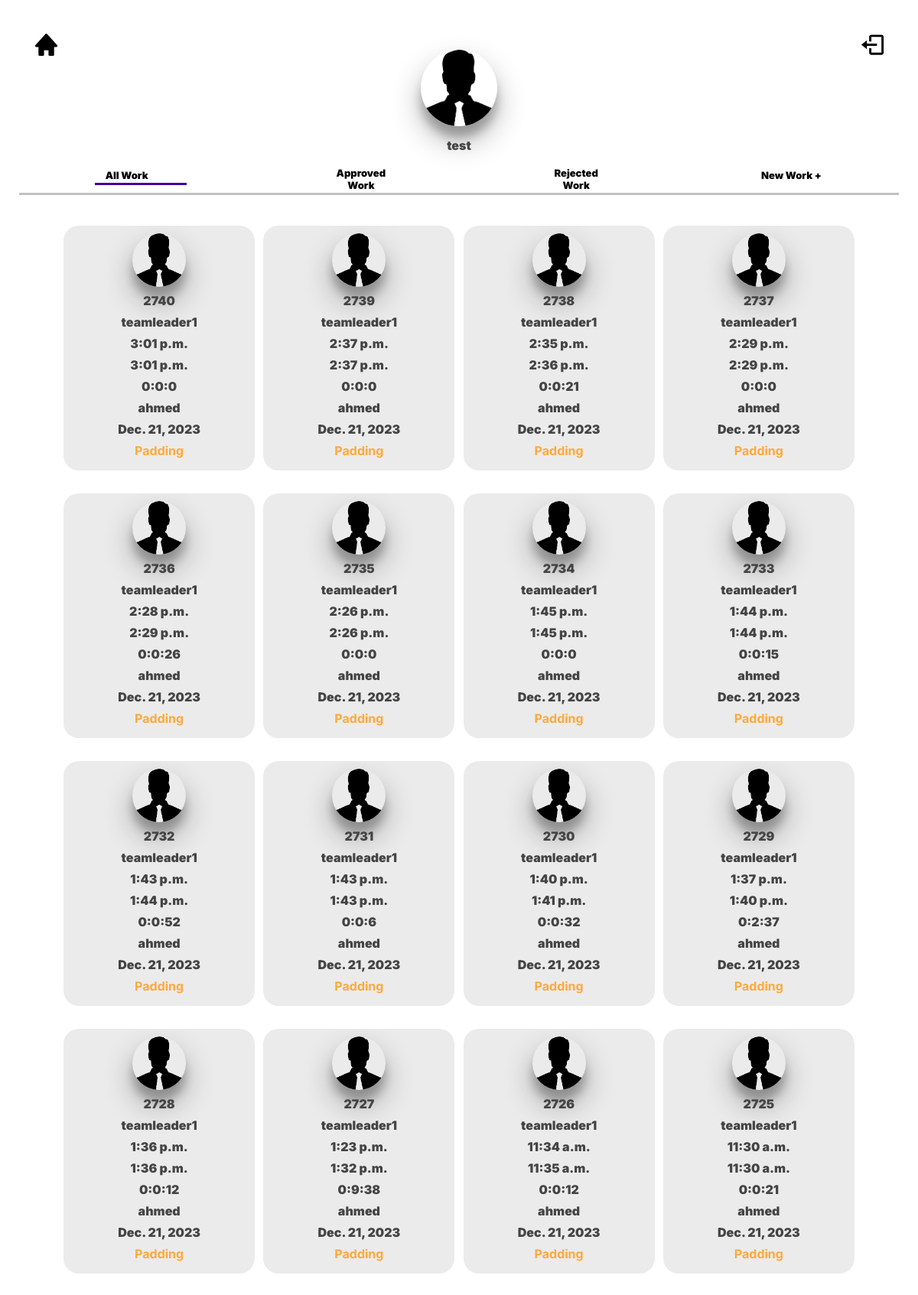
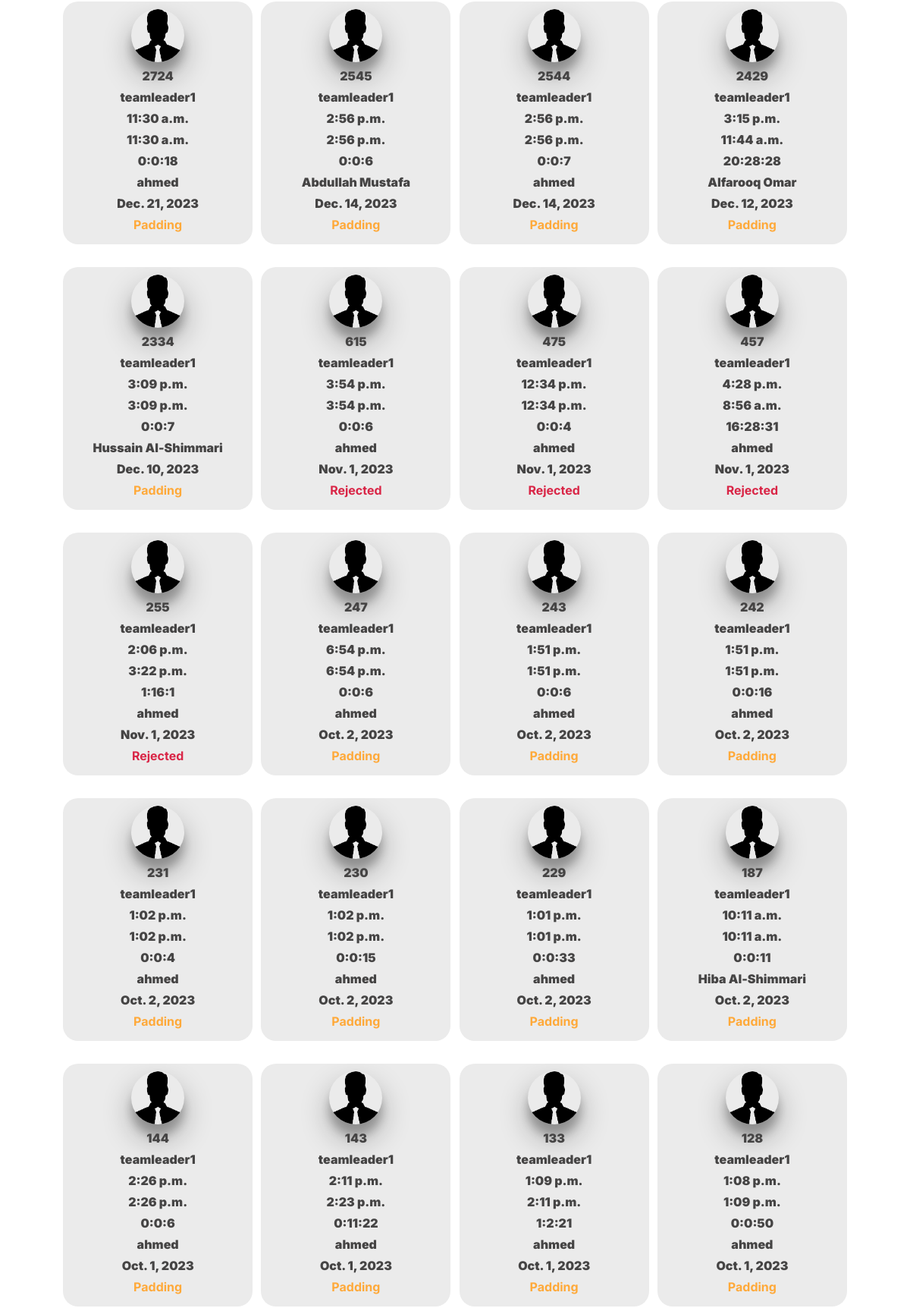
The app's page /home_emp (signed in, upper part) with its own data (2 pictures, top to bottom).
### main/models.py (models this page shows, shortened)
class Emploeey(models.Model):
    user = models.OneToOneField(User , on_delete=models.CASCADE)
    image = models.ImageField(upload_to='eimages/')
    teamleader = models.ForeignKey("teamleader" , on_delete=models.CASCADE)
    def __str__(self):
        return self.user.username
    def get_all_works(self):
        return works.objects.filter(emploeey = self).all().order_by('-id') if works.objects.filter(emploeey = self).first() else []

class works(models.Model):
    start_time      = models.TimeField()
    end_time        = models.TimeField()
    teacher         = models.ForeignKey('teacher' , on_delete=models.CASCADE)
    emploeey        = models.ForeignKey('emploeey' , on_delete=models.CASCADE , null=True , blank=True)
    is_prove        = models.BooleanField(blank=True , null=True , default=None)
    date            = models.DateField(auto_now_add=True)
    update          = models.DateField(auto_now=True)
    studio          = models.ForeignKey('studio' , on_delete=models.CASCADE , null=True , blank=True)
    type            = models.ForeignKey(works_type, on_delete=models.CASCADE)
    cause           = models.ForeignKey('causes' , on_delete=models.CASCADE , null=True , blank=True)
    studio_manger   = models.ForeignKey("studio_manger", null=True , blank=True , on_delete=models.CASCADE)
    Not_Ended       = models.BooleanField(default = False)
    ERORR           = models.BooleanField(default = False)
    def work_total_time(self):
        start_time = self.start_time
        end_time = self.end_time
        total_seconds = (datetime.combine(datetime.today(), end_time) - datetime.combine(datetime.today(), start_time)).seconds
        hours, remainder = divmod(total_seconds, 3600)
        minutes, seconds = divmod(remainder, 60)
        return f"{hours}:{minutes}:{seconds}"

class teamleader(models.Model):
    user = models.OneToOneField(User , on_delete=models.CASCADE)
    image = models.ImageField(upload_to='timages/')
    def __str__(self):
        return self.user.username

class teacher(models.Model):
    name = models.CharField(max_length=120 )
    image = models.ImageField(upload_to="timage/" , null=True , blank=True)
    stage = models.ForeignKey('stages' , on_delete=models.CASCADE)
    materials = models.ForeignKey('materials' , on_delete=models.CASCADE)

### main/views.py (the view)
# urls.py: path('home_emp' , home_emplooy , name='home_emp'),
def home_emplooy(e):
    emp = Emploeey.objects.filter(user = e.user).first()
    if emp:
        return render(e , 'main/home_emp.html' , {
            'emp':emp
        })
    else:
        return redirect('/')

### templates/main/home_emp.html (shortened to what this page needs)
{% extends "base.html" %}
{% block body %}
{%load static%}
<div class="container">
    <div class="flex space-between">
        <div class="home-icon">
            <button><a href="{%url 'home_emp' %}"><img src="{%static 'icon/home.svg'%}" alt=""></a></button>
        </div>
        <div class="tholder">
            <div class="Team_Leader_img">
                <img src="{{emp.image.url}}" alt="">
            </div>
            <p>{{emp}}</p>
        </div>
        <div class="home-icon">
            <button><a href="{%url 'LOGOUT'%}"><img src="{%static 'icon/logout.svg'%}" alt=""></a></button>
        </div>
    </div>
    <div class="flex space-around">
        <div>
            <button class="section-head " value="all">All Work</button>
            <div class="line-btn" id="LINE"></div>
        </div>
        <div><button class="section-head" value="Approve">Approved Work</button></div>
        <div><button class="section-head" value="Rejected">Rejected Work</button></div>
        <div><button class="section-head" value="NewWork">New Work +</button></div>
    </div>
<div class="line"></div>
<div class="grid-card">
    {%for i in emp.get_all_works%}
    <div class="card_em">
      <div class="card_em_img">
      <img src="{{emp.image.url}}" alt="">
      </div>
      <p><a href="/work/{{i.id}}">{{i.id}}</a></p>
      <p>{{emp.teamleader}}</p>
      <p>{{i.start_time}}</p>
      <p>{{i.end_time}}</p>
      <p>{{i.work_total_time}}</p>
      <p>{{i.teacher.name}}</p>
      <p>{{i.date}}</p>
      {%if i.is_prove == True%}
      <h4 class="Approved">Approved</h4>
      {%elif i.is_prove == False%}
      <h4 class="Rejected">Rejected</h4>
      {%else%}
      <h4 class="Padding">Padding</h4>
      {%endif%}
    </div>
{%endfor%}
</div>
</div>
{% endblock body %}

### static/css/main.css (style rules this page uses)
:root { --gap:15px; --rounder:12px; --bg:#D0D2FF; --btn:#1306B0; --btn-aprov:#00A839; --btn-reject:#D92546; }
a { text-decoration: none; color: inherit; }
p { font-weight: 900; color: #454444; }
button { cursor: pointer; }
* { max-width: 100%; margin: 0; padding: 0; font-family:Inter; }
body ,html { padding:10px ; overflow-x: hidden; }
.flex { display: flex; flex-wrap: wrap; flex-direction: row; }
.container { max-width: 100%; padding: 5px; margin: auto; align-items: center; }
.space-between { justify-content: space-between; }
.Team_Leader_img { margin-top: 40px; width: 100px; height: 100px; border-radius:50%; overflow: hidden; box-shadow: rgba(0, 0, 0, 0.3) 0px 19px 38px, rgba(0, 0, 0, 0.22) 0px 15px 12px; }
.Team_Leader_img img { width: 100%; height: 100%; object-fit: cover; }
.home-icon button { background: transparent; border: none; width: 70px; height: 70px; }
.home-icon button img { height: 50%; width: 50%; }
.tholder p { margin: 15px 0; font-weight: 900; text-align: center; }
.line { height: 3px; width: 100%; background-color: #C0C0C0; position: relative; }
.section-head { font-weight: 900; font-size: 13px; padding-bottom: 5px; border-bottom:solid black 3px; width:95px ; text-align: center; position: relative; top:3px; background-color: transparent; border: none; z-index: 2; cursor: pointer; }
.space-around { justify-content: space-around; }
.card_em { width: 230px; height:300px; overflow: hidden; border-radius: 20px; text-align: center; margin: 10px auto; padding: 10px; text-align: center; background-color:#EBEBEB; border:#707070; transition: 350ms all ease-in; }
.card_em p { margin:8px 0; }
.card_em_img { display: flex; width: 70px; height: 70px; margin-top: 12px; border-radius: 50%; overflow: hidden; box-shadow: rgba(0, 0, 0, 0.3) 0px 19px 38px, rgba(0, 0, 0, 0.22) 0px 15px 12px; margin: 0 auto; }
.grid-card { display:grid; grid-template-columns: repeat( auto-fit,minmax(230px , 1fr) ); width: 90%; height:fit-content; gap: 10px; margin: 30px auto; }
.line-btn { width: 120px; height: 3px; background-color: #3D059E; position: relative; left: 6px; transition: 450ms all ease-out; }
.Rejected { color: #D92546; }
.Padding { color: #ffa939; }

### records on screen
Emploeey: image (picture), user.username "test", teamleader "teamleader1"
works: image (picture), id "2740", start_time "3:01 p.m.", end_time "3:01 p.m.", work_total_time "0:0:0", teacher.name "ahmed", date "Dec. 21, 2023", shows "Padding"
works: image (picture), id "2739", start_time "2:37 p.m.", end_time "2:37 p.m.", work_total_time "0:0:0", teacher.name "ahmed", date "Dec. 21, 2023", shows "Padding"
works: image (picture), id "2738", start_time "2:35 p.m.", end_time "2:36 p.m.", work_total_time "0:0:21", teacher.name "ahmed", date "Dec. 21, 2023", shows "Padding"
works: image (picture), id "2737", start_time "2:29 p.m.", end_time "2:29 p.m.", work_total_time "0:0:0", teacher.name "ahmed", date "Dec. 21, 2023", shows "Padding"
works: image (picture), id "2736", start_time "2:28 p.m.", end_time "2:29 p.m.", work_total_time "0:0:26", teacher.name "ahmed", date "Dec. 21, 2023", shows "Padding"
works: image (picture), id "2735", start_time "2:26 p.m.", end_time "2:26 p.m.", work_total_time "0:0:0", teacher.name "ahmed", date "Dec. 21, 2023", shows "Padding"
works: image (picture), id "2734", start_time "1:45 p.m.", end_time "1:45 p.m.", work_total_time "0:0:0", teacher.name "ahmed", date "Dec. 21, 2023", shows "Padding"
works: image (picture), id "2733", start_time "1:44 p.m.", end_time "1:44 p.m.", work_total_time "0:0:15", teacher.name "ahmed", date "Dec. 21, 2023", shows "Padding"
works: image (picture), id "2732", start_time "1:43 p.m.", end_time "1:44 p.m.", work_total_time "0:0:52", teacher.name "ahmed", date "Dec. 21, 2023", shows "Padding"
works: image (picture), id "2731", start_time "1:43 p.m.", end_time "1:43 p.m.", work_total_time "0:0:6", teacher.name "ahmed", date "Dec. 21, 2023", shows "Padding"
works: image (picture), id "2730", start_time "1:40 p.m.", end_time "1:41 p.m.", work_total_time "0:0:32", teacher.name "ahmed", date "Dec. 21, 2023", shows "Padding"
works: image (picture), id "2729", start_time "1:37 p.m.", end_time "1:40 p.m.", work_total_time "0:2:37", teacher.name "ahmed", date "Dec. 21, 2023", shows "Padding"
works: image (picture), id "2728", start_time "1:36 p.m.", end_time "1:36 p.m.", work_total_time "0:0:12", teacher.name "ahmed", date "Dec. 21, 2023", shows "Padding"
works: image (picture), id "2727", start_time "1:23 p.m.", end_time "1:32 p.m.", work_total_time "0:9:38", teacher.name "ahmed", date "Dec. 21, 2023", shows "Padding"
works: image (picture), id "2726", start_time "11:34 a.m.", end_time "11:35 a.m.", work_total_time "0:0:12", teacher.name "ahmed", date "Dec. 21, 2023", shows "Padding"
works: image (picture), id "2725", start_time "11:30 a.m.", end_time "11:30 a.m.", work_total_time "0:0:21", teacher.name "ahmed", date "Dec. 21, 2023", shows "Padding"
works: image (picture), id "2724", start_time "11:30 a.m.", end_time "11:30 a.m.", work_total_time "0:0:18", teacher.name "ahmed", date "Dec. 21, 2023", shows "Padding"
works: image (picture), id "2545", start_time "2:56 p.m.", end_time "2:56 p.m.", work_total_time "0:0:6", teacher.name "Abdullah Mustafa", date "Dec. 14, 2023", shows "Padding"
works: image (picture), id "2544", start_time "2:56 p.m.", end_time "2:56 p.m.", work_total_time "0:0:7", teacher.name "ahmed", date "Dec. 14, 2023", shows "Padding"
works: image (picture), id "2429", start_time "3:15 p.m.", end_time "11:44 a.m.", work_total_time "20:28:28", teacher.name "Alfarooq Omar", date "Dec. 12, 2023", shows "Padding"
works: image (picture), id "2334", start_time "3:09 p.m.", end_time "3:09 p.m.", work_total_time "0:0:7", teacher.name "Hussain Al-Shimmari", date "Dec. 10, 2023", shows "Padding"
works: image (picture), id "615", start_time "3:54 p.m.", end_time "3:54 p.m.", work_total_time "0:0:6", teacher.name "ahmed", date "Nov. 1, 2023", is_prove "Rejected"
works: image (picture), id "475", start_time "12:34 p.m.", end_time "12:34 p.m.", work_total_time "0:0:4", teacher.name "ahmed", date "Nov. 1, 2023", is_prove "Rejected"
works: image (picture), id "457", start_time "4:28 p.m.", end_time "8:56 a.m.", work_total_time "16:28:31", teacher.name "ahmed", date "Nov. 1, 2023", is_prove "Rejected"
works: image (picture), id "255", start_time "2:06 p.m.", end_time "3:22 p.m.", work_total_time "1:16:1", teacher.name "ahmed", date "Nov. 1, 2023", is_prove "Rejected"
works: image (picture), id "247", start_time "6:54 p.m.", end_time "6:54 p.m.", work_total_time "0:0:6", teacher.name "ahmed", date "Oct. 2, 2023", shows "Padding"
works: image (picture), id "243", start_time "1:51 p.m.", end_time "1:51 p.m.", work_total_time "0:0:6", teacher.name "ahmed", date "Oct. 2, 2023", shows "Padding"
works: image (picture), id "242", start_time "1:51 p.m.", end_time "1:51 p.m.", work_total_time "0:0:16", teacher.name "ahmed", date "Oct. 2, 2023", shows "Padding"
works: image (picture), id "231", start_time "1:02 p.m.", end_time "1:02 p.m.", work_total_time "0:0:4", teacher.name "ahmed", date "Oct. 2, 2023", shows "Padding"
works: image (picture), id "230", start_time "1:02 p.m.", end_time "1:02 p.m.", work_total_time "0:0:15", teacher.name "ahmed", date "Oct. 2, 2023", shows "Padding"
works: image (picture), id "229", start_time "1:01 p.m.", end_time "1:01 p.m.", work_total_time "0:0:33", teacher.name "ahmed", date "Oct. 2, 2023", shows "Padding"
works: image (picture), id "187", start_time "10:11 a.m.", end_time "10:11 a.m.", work_total_time "0:0:11", teacher.name "Hiba Al-Shimmari", date "Oct. 2, 2023", shows "Padding"
works: image (picture), id "144", start_time "2:26 p.m.", end_time "2:26 p.m.", work_total_time "0:0:6", teacher.name "ahmed", date "Oct. 1, 2023", shows "Padding"
works: image (picture), id "143", start_time "2:11 p.m.", end_time "2:23 p.m.", work_total_time "0:11:22", teacher.name "ahmed", date "Oct. 1, 2023", shows "Padding"
works: image (picture), id "133", start_time "1:09 p.m.", end_time "2:11 p.m.", work_total_time "1:2:21", teacher.name "ahmed", date "Oct. 1, 2023", shows "Padding"
works: image (picture), id "128", start_time "1:08 p.m.", end_time "1:09 p.m.", work_total_time "0:0:50", teacher.name "ahmed", date "Oct. 1, 2023", shows "Padding"
